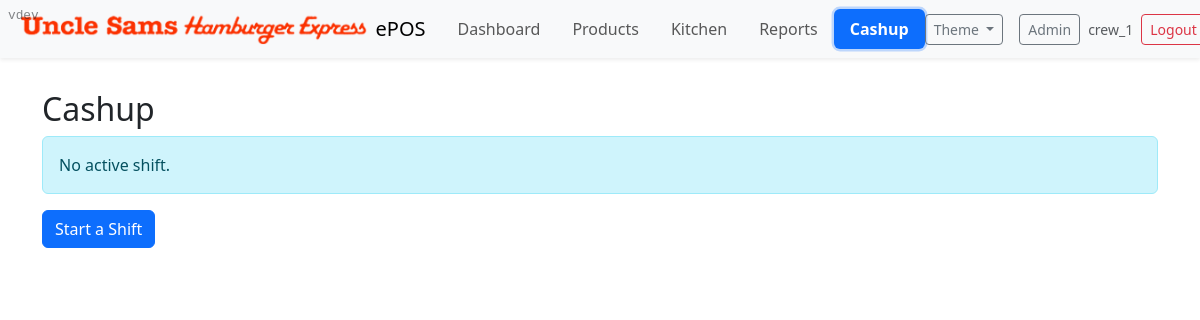
The app's page /cashup/ (signed in), older data.
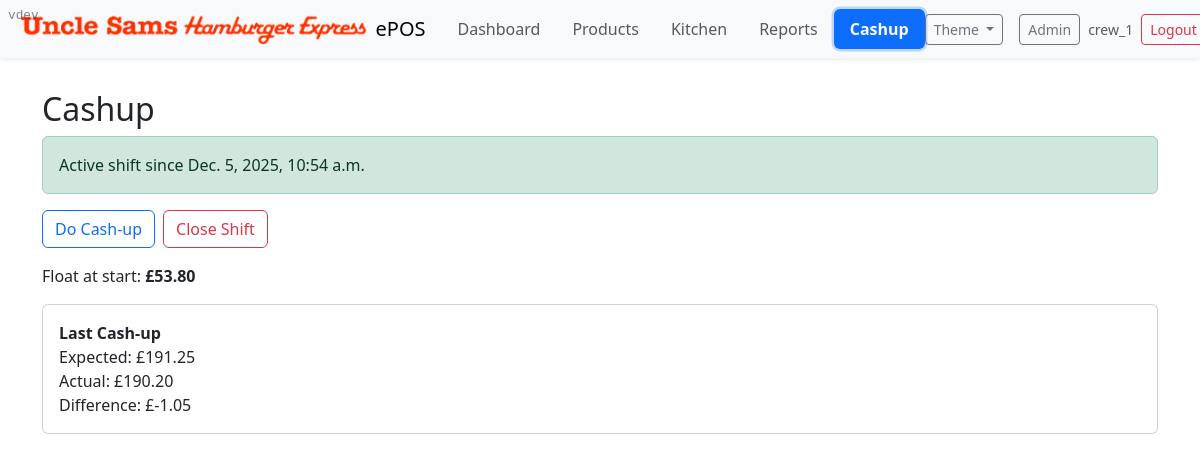
The same page, newer data.
### cashup/models.py (models this page shows, shortened)
class Shift(models.Model):
    user = models.ForeignKey('auth.User', on_delete=models.CASCADE)
    start_time = models.DateTimeField(default=timezone.now)
    end_time = models.DateTimeField(null=True, blank=True)
    is_closed = models.BooleanField(default=False)
    class Meta:
        ordering = ['-start_time']

class Float(models.Model):
    shift = models.OneToOneField(Shift, on_delete=models.CASCADE, related_name='float')
    created_at = models.DateTimeField(default=timezone.now)
    amount = models.DecimalField(max_digits=10, decimal_places=2, help_text="Total float amount at the start of the shift")
    notes = models.TextField(blank=True)
    class Meta:
        ordering = ['-created_at']

class CashUp(models.Model):
    shift = models.OneToOneField(Shift, on_delete=models.CASCADE, related_name='cashup')
    expected_amount = models.DecimalField(max_digits=10, decimal_places=2, help_text="Expected cash amount based on transactions")
    actual_amount = models.DecimalField(max_digits=10, decimal_places=2, help_text="Actual cash amount counted at the end of the shift")
    difference = models.DecimalField(max_digits=10, decimal_places=2, help_text="Difference between expected and actual amounts")
    created_at = models.DateTimeField(default=timezone.now)
    notes = models.TextField(blank=True)
    class Meta:
        ordering = ['-created_at']

### cashup/views.py (the view)
# urls.py: path('', views.index, name='index'),
@login_required
def index(request):
    active_shift = Shift.objects.filter(user=request.user, is_closed=False).order_by('-start_time').first()
    floats = Float.objects.filter(shift=active_shift).first() if active_shift else None
    cashup = CashUp.objects.filter(shift=active_shift).first() if active_shift else None
    ctx = { 'active_shift': active_shift, 'float': floats, 'cashup': cashup }
    return render(request, 'cashup/index.html', ctx)

### epos/context_processors.py (called while the page is built)
def app_version(request):
    return {
        'APP_VERSION': getattr(settings, 'APP_VERSION', 'dev')
    }

### cashup/templates/cashup/index.html (shortened to what this page needs)
{% extends 'manage_orders/index.html' %}
{% block content %}
<div class="container py-3">
  <h2>Cashup</h2>
  {% if active_shift %}
    <div class="alert alert-success">Active shift since {{ active_shift.start_time }}{% if active_shift.end_time %}, ends {{ active_shift.end_time }}{% endif %}</div>
    <div class="d-flex gap-2 mb-3">
      <a class="btn btn-outline-primary" href="{% url 'cashup:do' %}">Do Cash-up</a>
      <a class="btn btn-outline-danger" href="{% url 'cashup:close' %}">Close Shift</a>
    </div>
    {% if float %}
      <div class="mb-3">Float at start: <strong>£{{ float.amount }}</strong></div>
    {% endif %}
    {% if cashup %}
      <div class="card mb-3"><div class="card-body">
        <div class="fw-bold">Last Cash-up</div>
        <div>Expected: £{{ cashup.expected_amount }}</div>
        <div>Actual: £{{ cashup.actual_amount }}</div>
        <div>Difference: £{{ cashup.difference }}</div>
      </div></div>
    {% endif %}
  {% else %}
    <div class="alert alert-info">No active shift.</div>
    <a class="btn btn-primary" href="{% url 'cashup:start' %}">Start a Shift</a>
  {% endif %}
</div>
{% endblock %}

Row changes from the older to the newer data that the page shows:
added Shift: start_time "Dec. 5, 2025, 10:54 a.m."
added Float: amount "53.80"
added CashUp: expected_amount "191.25", actual_amount "190.20", difference "-1.05"
Text that changed along with them:
text no longer shown: "No active shift. Start a Shift"
text now shown: "Active shift since Do Cash-up Close Shift Float at start: £ Last Cash-up Expected: £ Actual: £ Difference: £"
